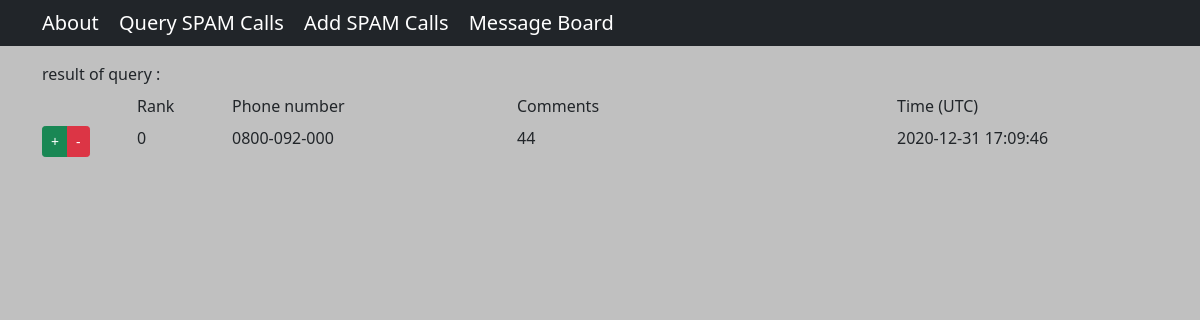
Page /rank_up/29 on the earlier database version.
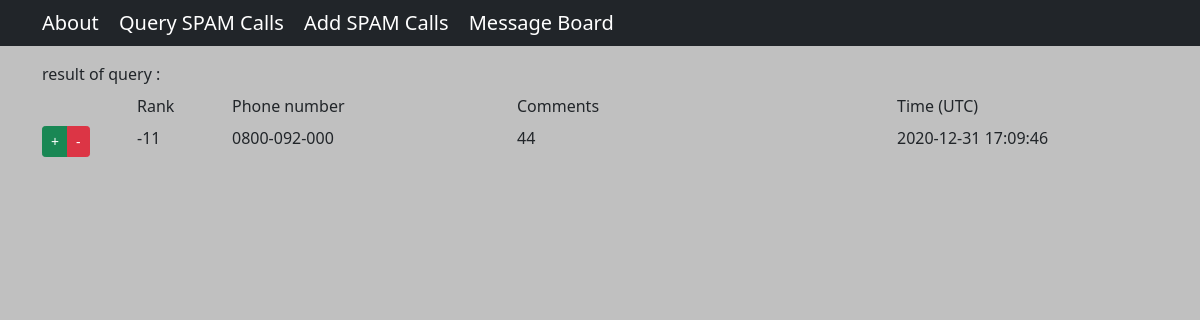
Same page on the later database version.
### tables this page shows
CREATE TABLE calls (
            id INTEGER PRIMARY KEY AUTOINCREMENT,
            phone TEXT NOT NULL,
            comments TEXT NOT NULL,
            time TIMESTAMP DEFAULT CURRENT_TIMESTAMP,
            rank INTEGER DEFAULT 0
        );

### routes.py (the view)
@app.route("/rank_up/<int:id>", methods=["POST", "GET"])
def rank_up(id):
    sql = {"update": "update calls set rank = rank + 1 where id = ?",
           "read": "select * from calls where id = ?"}
    with sqlite3.connect(database) as con:
        con.row_factory = sqlite3.Row
        cur = con.cursor()
        cur.execute(sql["update"], (id,))
        con.commit()
        cur.execute(sql["read"], (id,))
        data = cur.fetchall()
    return render_template("result.html", data=data, action='query')

### templates/result.html (shortened to what this page needs)
{% extends "template.html" %}
{% block main %}
<div class="container">
    <label class="form-label">result of {{action}} : {{msg}}</label>
    <div class="row mb-2">
        {% if msg != None%}
        {% if action == 'query'%}
        <div class="col-1"></div>
        <div class="col-1">Rank</div>
        {% endif %}
        <div class="col-3">Phone number</div>
        <div class="col-4">Comments</div>
        {% if action == 'query'%}
        <div class="col-3">Time (UTC)</div>
        {% endif %}
        {% endif %}
    </div>
    {% if action == 'query'%}
    {% for rec in data %}
    <div class="row mb-2">
        <div class="col-1">
            <div class="btn-group" role="group" aria-label="...">
                <a href="{{url_for('rank_up', id=rec[0]) }}" name="rank_up" class="btn btn-sm btn-success">+</a>
                <a href="{{url_for('rank_down', id=rec[0]) }}" name="rank_down" class="btn btn-sm btn-danger">-</a>
            </div>
        </div>
        <div class="col-1">{{ rec["rank"] }}</div>
        <div class="col-3">{{ rec["phone"] }}</div>
        <div class="col-4 newline">{{ rec["comments"] }}</div>
        <div class="col-3">{{ rec["time"] }}</div>
    </div>
    {% endfor %}
    {% endif %}
</div>
{% endblock %}

### templates/template.html (shortened to what this page needs)
<html>
<head>
    {% include "head.html" %}
</head>
<body>
    <main>
        {% include "nav.html" %}
        {% block main %}{% endblock %}
    </main>
</body>
</html>

### templates/head.html (shortened to what this page needs)
<link href="https://cdn.jsdelivr.net/npm/bootstrap@5.0.0-beta1/dist/css/bootstrap.min.css" rel="stylesheet"
>
<link rel="stylesheet" href="{{ url_for('static', filename='custom.css') }}">

### templates/nav.html
<nav class="navbar navbar-dark bg-dark">
    <div class="container">
        <div class="navbar-header">
            <a class="navbar-brand" href="/about">About</a>
            <a class="navbar-brand" href="/query">Query SPAM Calls</a>
            <a class="navbar-brand" href="/add">Add SPAM Calls</a>
            <a class="navbar-brand" href="/message">Message Board</a>
        </div>
    </div>
</nav>

### static/custom.css (style rules this page uses)
body { background: Silver !important; }
div .newline { white-space: pre-wrap; }

Differences in the rows shown:
changed calls: rank "0" → "-11"
